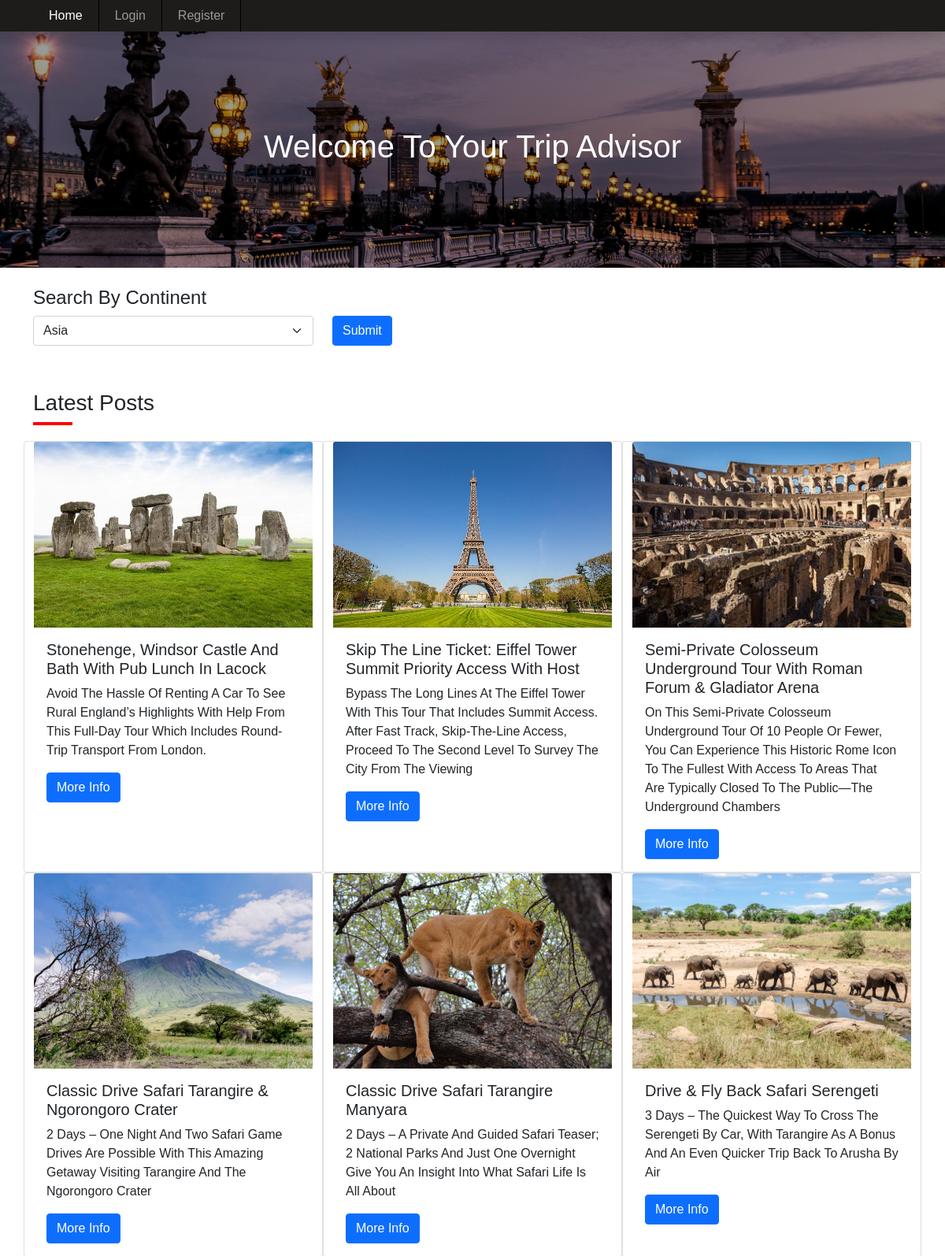
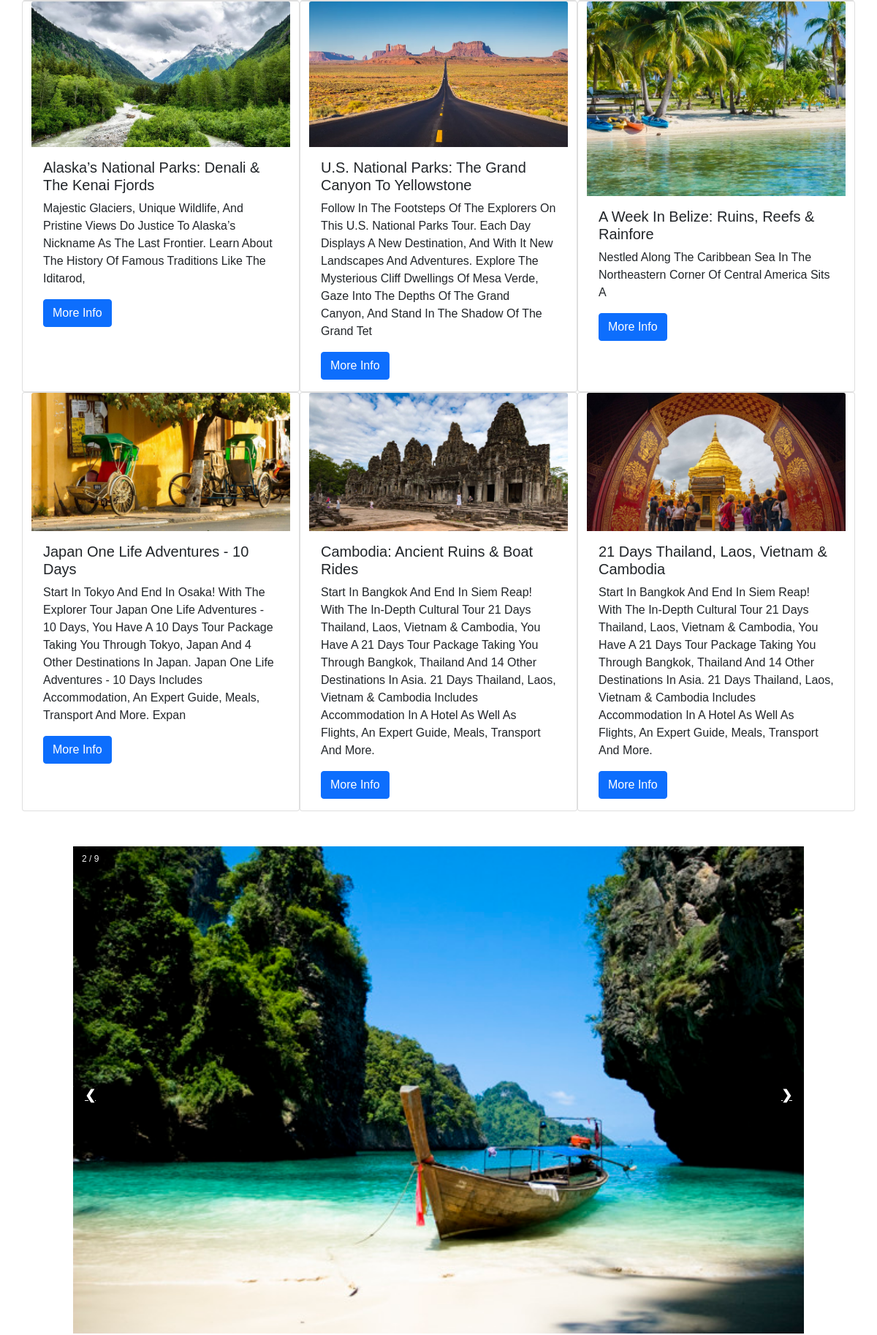
The page / (upper part) on the database its author committed (2 pictures, top to bottom).
### tables this page shows
CREATE TABLE `posts` (
  `id` int(11) NOT NULL,
  `category_id` int(11) NOT NULL,
  `name` varchar(191) NOT NULL,
  `description` text DEFAULT NULL,
  `image` varchar(191) DEFAULT NULL,
  `status` tinyint(1) DEFAULT 0,
  `created_at` timestamp NULL DEFAULT current_timestamp()
);

### index.php (the view, shortened to what this page needs)
<?php
include('includes/header.php');
include('includes/navbar.php');
include('includes/search.php');
?>
<head>
</head>
<div class="py-5 bg-white">
    <div class="container">
        <div class="row">
            <div class="col-12">
                <h3 class="text-dark">Latest Posts</h3>
                <div class="underline"></div>
            </div>
                <?php
                     $homePosts = "SELECT * FROM posts WHERE status='0' ORDER BY id DESC LIMIT 12";
                     $homePosts_run = mysqli_query($con , $homePosts);
                     if(mysqli_num_rows($homePosts_run ) > 0)
                     {
                         foreach($homePosts_run as $homePostItem)
                         {
                            $image = "./uploads/posts/".$homePostItem['image'];
                           ?>
                                <div class="card col-12 col-md-4">
                                    <img class="card-img-top" src="<?=$image?>" alt="Card image cap">
                                    <div class="card-body">
                                        <h5 class="card-title"><?=$homePostItem['name']; ?></h5>
                                        <p class="card-text"><?=$homePostItem['description']; ?></p>
                                        <a href="#" class="btn btn-primary">More info</a>
                                    </div>
                                </div>
                            <?php
                         }
                     }
                 ?>
        </div>
    </div>
</div>
<div class="slideshow-container">
<div class="mySlides fade">
  <div class="numbertext">2 / 9</div>
  <img src="./images-tour/g-2.jpg" style="width:100%">
</div>
<a class="prev" onclick="plusSlides(-1)">&#10094;</a>
<a class="next" onclick="plusSlides(1)">&#10095;</a>
</div>
<br>
<?php
include('includes/footer.php')
?>

### assets/css/custom.css (style rules this page uses)
.underline { height: 4px; width: 50px; background-color: red; margin-bottom: 20px; }
* { font-family: 'Nunito', sans-serif; margin:0; padding:0; box-sizing: border-box; text-transform: capitalize; outline: none; border:none; text-decoration: none; transition: all .2s linear; }
* { box-sizing:border-box }
.slideshow-container { max-width: 1000px; position: relative; margin: auto; }
.mySlides { display: none; opacity: 100% important!; }
.fade { opacity: 100 !important; }
.prev, .next { cursor: pointer; position: absolute; top: 50%; width: auto; margin-top: -22px; padding: 16px; color: white; font-weight: bold; font-size: 18px; transition: 0.6s ease; border-radius: 0 3px 3px 0; user-select: none; }
.next { right: 0; border-radius: 3px 0 0 3px; }
.numbertext { color: #f2f2f2; font-size: 12px; padding: 8px 12px; position: absolute; top: 0; }
.fade { -webkit-animation-name: fade; -webkit-animation-duration: 1.5s; animation-name: fade; animation-duration: 1.5s; }

### rows shown on the page
posts: image (picture), name "Stonehenge, Windsor Castle And Bath With Pub Lunch In Lacock", description "Avoid The Hassle Of Renting A Car To See Rural England’s Highlights With Help From This Full-Day Tour Which Includes Round-Trip Transport From London."
posts: image (picture), name "Skip The Line Ticket: Eiffel Tower Summit Priority Access With Host", description "Bypass The Long Lines At The Eiffel Tower With This Tour That Includes Summit Access. After Fast Track, Skip-The-Line Access, Proceed To The Second Level To Survey The City From The Viewing"
posts: image (picture), name "Semi-Private Colosseum Underground Tour With Roman Forum & Gladiator Arena", description "On This Semi-Private Colosseum Underground Tour Of 10 People Or Fewer, You Can Experience This Historic Rome Icon To The Fullest With Access To Areas That Are Typically Closed To The Public—the Underground Chambers"
posts: image (picture), name "Classic Drive Safari Tarangire & Ngorongoro Crater", description "2 Days – One Night And Two Safari Game Drives Are Possible With This Amazing Getaway Visiting Tarangire And The Ngorongoro Crater"
posts: image (picture), name "Classic Drive Safari Tarangire Manyara", description "2 Days – A Private And Guided Safari Teaser; 2 National Parks And Just One Overnight Give You An Insight Into What Safari Life Is All About"
posts: image (picture), name "Drive & Fly Back Safari Serengeti", description "3 Days – The Quickest Way To Cross The Serengeti By Car, With Tarangire As A Bonus And An Even Quicker Trip Back To Arusha By Air"
posts: image (picture), name "Alaska’s National Parks: Denali & The Kenai Fjords", description "Majestic Glaciers, Unique Wildlife, And Pristine Views Do Justice To Alaska’s Nickname As The Last Frontier. Learn About The History Of Famous Traditions Like The Iditarod,"
posts: image (picture), name "U.S. National Parks: The Grand Canyon To Yellowstone", description "Follow In The Footsteps Of The Explorers On This U.S. National Parks Tour. Each Day Displays A New Destination, And With It New Landscapes And Adventures. Explore The Mysterious Cliff Dwellings Of Mesa Verde, Gaze Into The Depths Of The Grand Canyon, And Stand In The Shadow Of The Grand Tet"
posts: image (picture), name "A Week In Belize: Ruins, Reefs & Rainfore", description "Nestled Along The Caribbean Sea In The Northeastern Corner Of Central America Sits A"
posts: image (picture), name "Japan One Life Adventures - 10 Days", description "Start In Tokyo And End In Osaka! With The Explorer Tour Japan One Life Adventures - 10 Days, You Have A 10 Days Tour Package Taking You Through Tokyo, Japan And 4 Other Destinations In Japan. Japan One Life Adventures - 10 Days Includes Accommodation, An Expert Guide, Meals, Transport And More. Expan"
posts: image (picture), name "Cambodia: Ancient Ruins & Boat Rides", description "Start In Bangkok And End In Siem Reap! With The In-Depth Cultural Tour 21 Days Thailand, Laos, Vietnam & Cambodia, You Have A 21 Days Tour Package Taking You Through Bangkok, Thailand And 14 Other Destinations In Asia. 21 Days Thailand, Laos, Vietnam & Cambodia Includes Accommodation In A Hotel As Well As Flights, An Expert Guide, Meals, Transport And More."
posts: image (picture), name "21 Days Thailand, Laos, Vietnam & Cambodia", description "Start In Bangkok And End In Siem Reap! With The In-Depth Cultural Tour 21 Days Thailand, Laos, Vietnam & Cambodia, You Have A 21 Days Tour Package Taking You Through Bangkok, Thailand And 14 Other Destinations In Asia. 21 Days Thailand, Laos, Vietnam & Cambodia Includes Accommodation In A Hotel As Well As Flights, An Expert Guide, Meals, Transport And More."

### other values the page prints
form field id "Asia"
